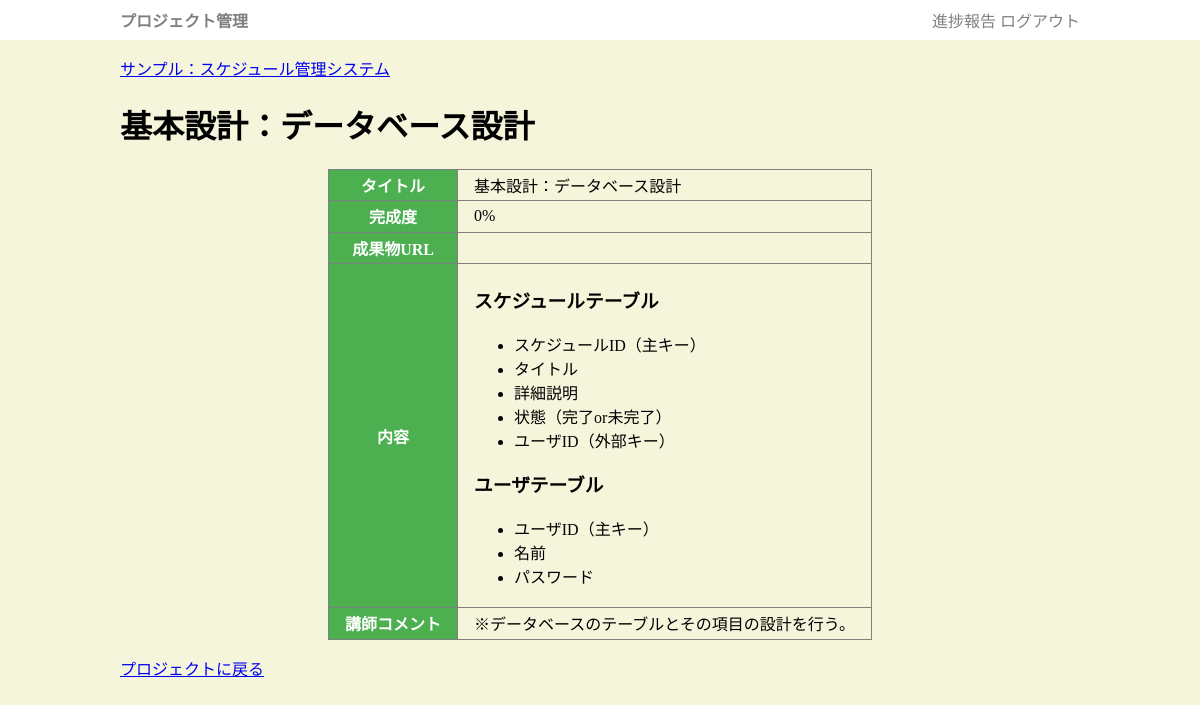
Before: /plan/1 (signed in) with the older database file.
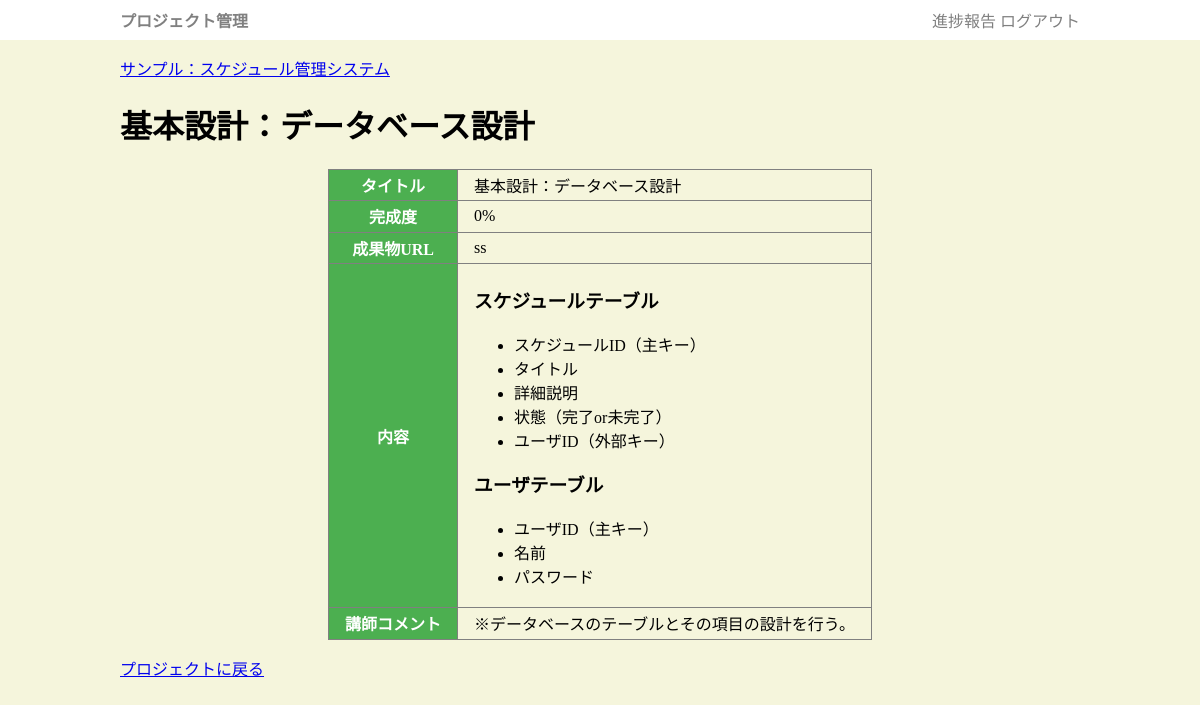
After: the same page with the newer database file.
### app.py (models this page shows, shortened)
class Plan(db.Model):
    planid = db.Column(db.Integer, primary_key=True)
    pid = db.Column(db.Integer, db.ForeignKey("project.pid"))
    ptitle = db.Column(db.String(255))
    pbody = db.Column(db.String(65545))
    prate = db.Column(db.Integer, default=0)
    url = db.Column(db.String(255))
    plan_at = db.Column(db.DateTime, default=datetime.now)
    comment = db.Column(db.String(65545))

### app.py (the view)
@app.get('/plan/<planid>')
def plan_get(planid):
    if "uid" not in session:
        return redirect("/login")
    row = Plan.query.get_or_404(planid)
    if is_myproject(row.pid):
        return render_template("plan_edit.html",plan=row,user=User.query.get(session['uid']))
    else:
        return render_template("plan.html",plan=row, user=User.query.get(session['uid']))

### app.py (called while the page is built)
def md_to_html(text):
    return Markup(markdown2.markdown(text))

def is_myproject(pid):
    row = Member.query.filter(Member.pid==pid, Member.uid == session['uid']).first()
    return row is not None or session['uid'] == 1

### templates/plan.html (shortened to what this page needs)
{% extends "base.html" %}
{% block main %}
<a href="/project/{{plan.pid}}">{{plan.project.title}}</a>
<h1>{{plan.ptitle}}</h1>
<table class="desc">
    <tr><th>タイトル</th><td>{{plan.ptitle}}</td></tr>
    <tr><th>完成度</th><td>{{plan.prate}}%</td></tr>
    <tr><th>成果物URL</th><td>{{plan.url}}</td></tr>
    <tr><th>内容</th><td>{{plan.pbody|markdown}}</td></tr>
    <tr><th>講師コメント</th><td>{{plan.comment}}</td></tr>
</table>
<a href="/project/{{plan.pid}}" class="btn">プロジェクトに戻る</a>
{% endblock %}

Changed rows visible on the page:
changed Plan "基本設計：データベース設計": url (not shown) → "ss"
